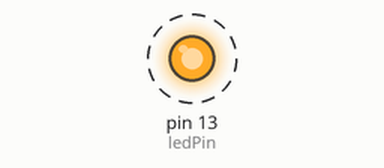
Recording of a sketch running on a simulated Arduino Uno, built with avr-gcc and run on an emulated ATmega328P. On the bench: output pins drawn as LEDs (lit = HIGH). Dashed ring = blinking. What the sketch prints to the serial monitor is not drawn.

Above: at 0.2 s.
Timing chart, 0 to 3.0 s (numbered marks = the images above):
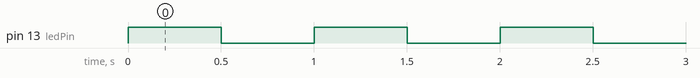

Measured:
- by itself, pin 13 (ledPin): alternates HIGH for 0.50 s and LOW for 0.50 s

The sketch:

SimpleLEDModulation.ino
```cpp
int ledPin = 13;
int val = 0;
unsigned long start;
unsigned long finish;
int frequency = 1;
float period;
float pauseMilli;
int decimal;
float floating=0;
int pauseMicro;


// the setup function runs once when you press reset or power the board
void setup() {
  // initialize digital pin 13 as an output.
  pinMode(ledPin, OUTPUT);
  period = (1.0/frequency * 1000.0);
  pauseMilli = period /2;
  decimal = pauseMilli;   //get decimal part
  floating = pauseMilli - decimal;  //get floating part
  pauseMicro = floating * 1000;

  Serial.begin(115200);

  Serial.print(pauseMilli);
  Serial.print(" ");
  Serial.print(decimal);
  Serial.print(" ");
  Serial.print(floating);
  Serial.print(" ");
  Serial.print(pauseMicro);
  Serial.print("\n");


}

// the loop function runs over and over again forever
void loop() {


    digitalWrite(ledPin,HIGH);

    delay(decimal);
    //if there is a floating part then delay more in microseconds
    if(floating != 0){
        //Serial.print("!!!!!!");
      delayMicroseconds(pauseMicro);
    }

    digitalWrite(ledPin,LOW);

    delay(decimal);
    //if there is a floating part then delay more in microseconds
    if(floating != 0){
        //Serial.print("!!!!!!");
      delayMicroseconds(pauseMicro);
    }

}
```
